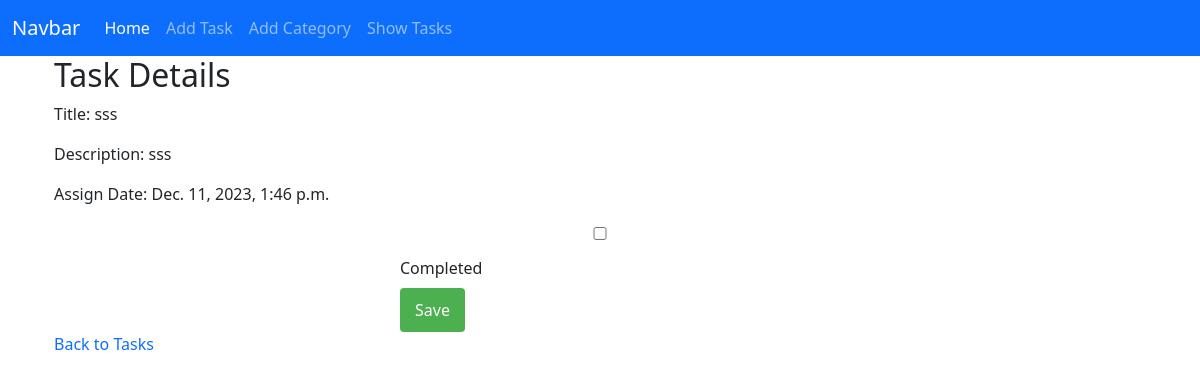
Page /details/1/ on the committed database.
### tasks/models.py (models this page shows, shortened)
class TaskModel(models.Model):
    taskTitle = models.CharField(max_length=255)
    taskDescription = models.TextField()
    is_completed = models.BooleanField(default=False)
    taskAssignDate = models.DateTimeField(auto_now_add=True)
    categories = models.ManyToManyField(TaskCategory)

### tasks/views.py (the view)
# urls.py: path('details/<int:task_id>/', views.task_details, name='task_details'),
def task_details(request, task_id):
    task = get_object_or_404(TaskModel, id=task_id)
    return render(request, 'tasks/task_details.html', {'task': task})

### tasks/templates/tasks/task_details.html (shortened to what this page needs)
{% extends 'base.html' %}
{% block content %}
<div class="container">
    <div class="container-fluid">
    <h2>Task Details</h2>
    <p>Title: {{ task.taskTitle }}</p>
    <p>Description: {{ task.taskDescription }}</p>
    <p>Assign Date: {{ task.taskAssignDate }}</p>
    <form method="post" action="{% url 'save_completed_status' task.id %}">
        <input type="checkbox" id="completed" name="is_completed" {% if task.is_completed %}checked{% endif %}>
        <label for="completed">Completed</label>
        <button type="submit">Save</button>
    </form>
    <a href="{% url 'show_tasks' %}">Back to Tasks</a>
</div>
</div>
{% endblock %}

### static/css/style.css (style rules this page uses)
form { max-width: 400px; margin: 0 auto; }
label { display: block; margin-bottom: 8px; }
input, select, textarea { width: 100%; padding: 8px; margin-bottom: 16px; box-sizing: border-box; }
button { background-color: #4CAF50; color: white; padding: 10px 15px; border: none; border-radius: 4px; cursor: pointer; }
a { text-decoration: none; }

### rows in the picture
TaskModel: taskTitle "sss", taskDescription "sss", taskAssignDate "Dec. 11, 2023, 1:46 p.m."
